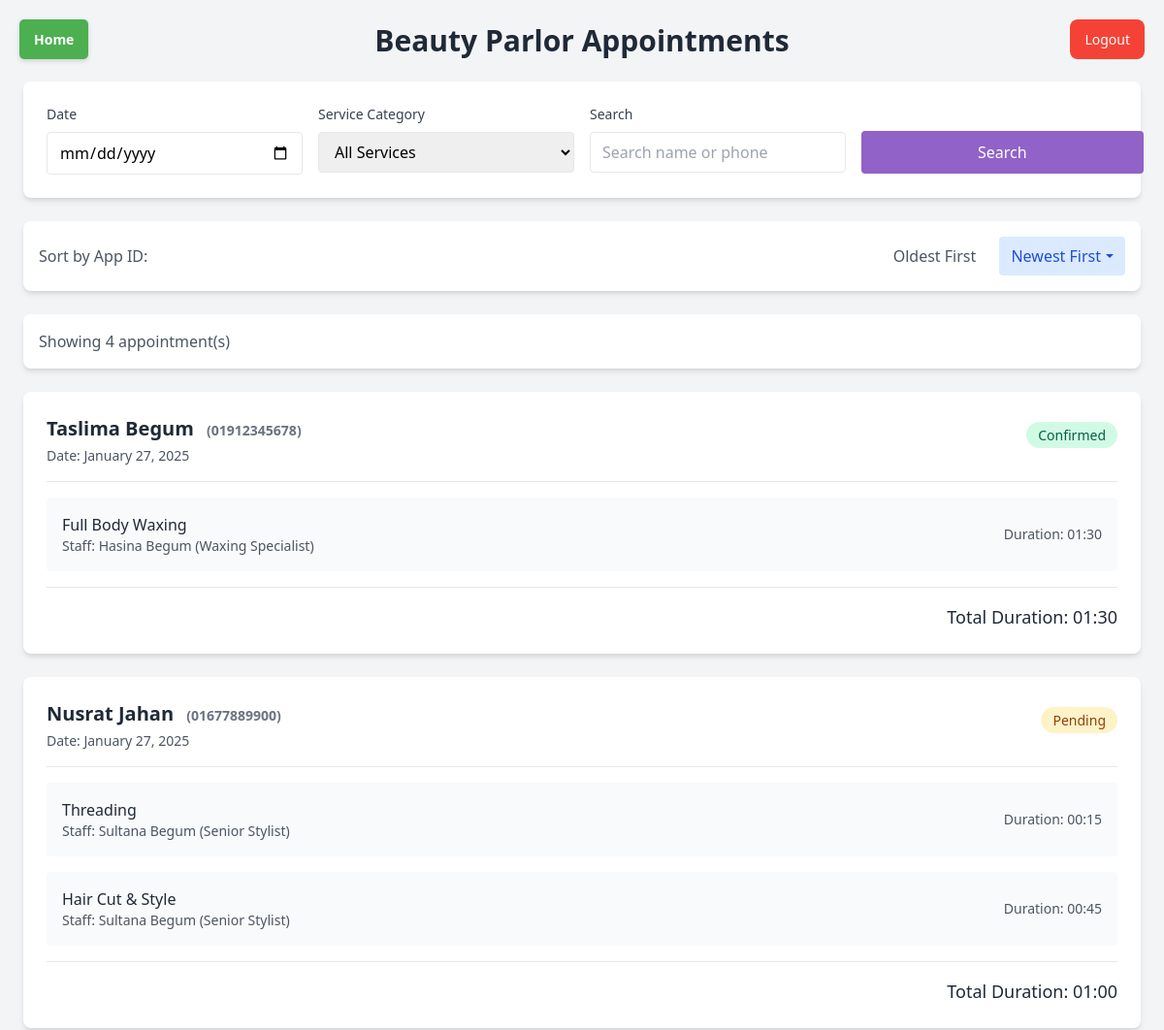
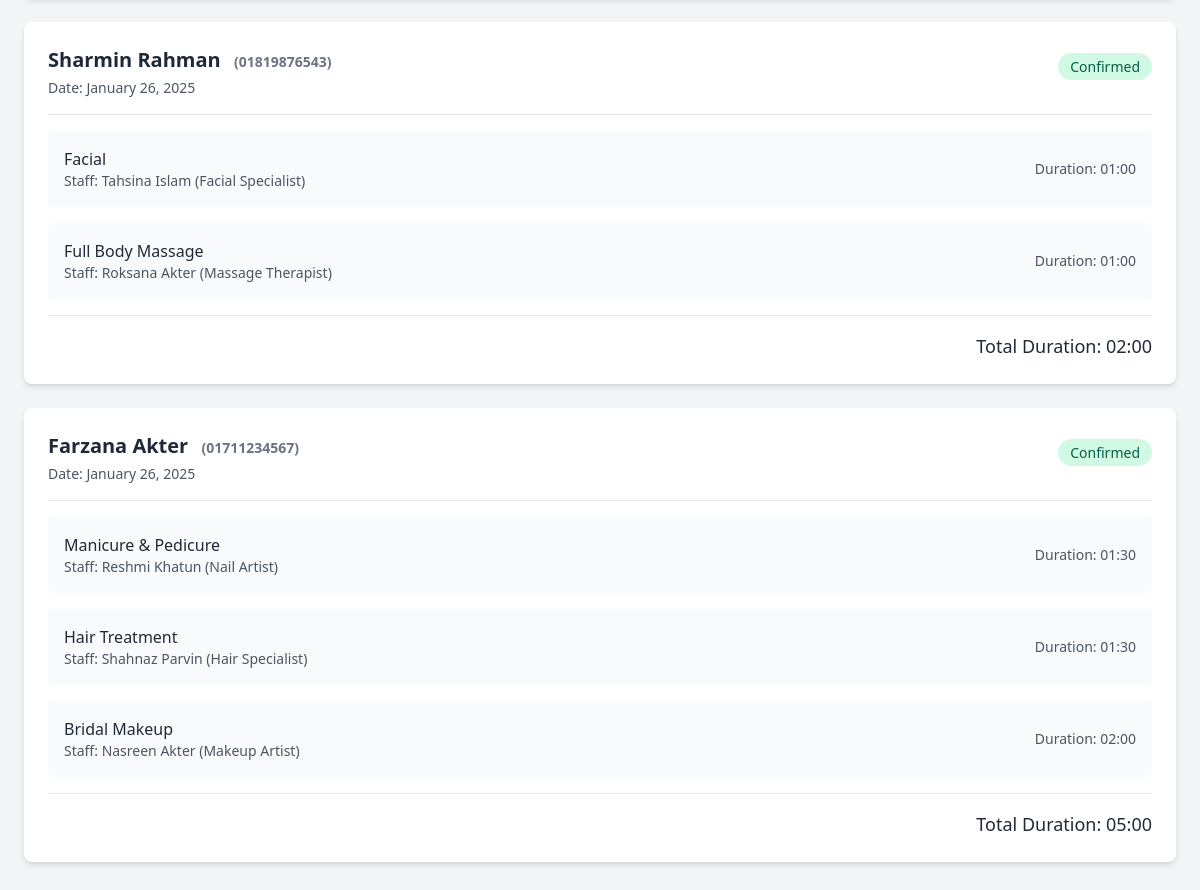
Page /re_appointment.php on the committed database (2 pictures, top to bottom).
### tables this page shows
CREATE TABLE appointment (
    app_id VARCHAR(10) PRIMARY KEY,
    app_date DATE,
    cust_id VARCHAR(10),
    FOREIGN KEY (cust_id) REFERENCES customer(cust_id) ON DELETE CASCADE ON UPDATE CASCADE
);

CREATE TABLE customer (
    cust_id VARCHAR(10) PRIMARY KEY,
    cust_name VARCHAR(100),
    cust_phone VARCHAR(15),
    cust_mail VARCHAR(100),
    cust_loc VARCHAR(150)
);

### re_appointment.php (the view, shortened to what this page needs)
<?php
$conn = new mysqli("localhost", "root", "", "beauty_parlor");
$date = isset($_GET['date']) && !empty($_GET['date']) ? $_GET['date'] : null;
$search_term = isset($_GET['search_term']) ? $_GET['search_term'] : '';
$sort_order = isset($_GET['sort']) ? $_GET['sort'] : 'DESC';
$query = "
    SELECT DISTINCT
        a.app_id,
        c.cust_name,
        c.cust_phone,
        s.sname as service_name,
        s.sduration as service_duration,
        st.staff_name,
        st.staff_role,
        ad.status,
        ad.app_date,
        TIME_FORMAT(s.sduration, '%H:%i') as formatted_duration
    FROM appointment a
    JOIN customer c ON a.cust_id = c.cust_id
    JOIN appointment_services aps ON a.app_id = aps.app_id
    JOIN services s ON aps.sid = s.sid
    JOIN staff st ON aps.staff_id = st.staff_id
    JOIN appointment_details ad ON a.app_id = ad.app_id
    WHERE 1=1";
$query .= " ORDER BY a.app_id " . ($sort_order === 'ASC' ? 'ASC' : 'DESC');
$stmt = $conn->prepare($query);
$stmt->execute();
$result = $stmt->get_result();
$appointments = [];
while ($row = $result->fetch_assoc()) {
    $app_id = $row['app_id'];
    if (!isset($appointments[$app_id])) {
        $appointments[$app_id] = [
            'customer_name' => $row['cust_name'],
            'customer_phone' => $row['cust_phone'],
            'status' => $row['status'],
            'app_date' => $row['app_date'],
            'services' => [],
            'total_duration' => 0
        ];
    }
    $appointments[$app_id]['services'][] = [
        'service_name' => $row['service_name'],
        'staff_name' => $row['staff_name'],
        'staff_role' => $row['staff_role'],
        'duration' => $row['formatted_duration']
    ];
    $duration_parts = explode(':', $row['service_duration']);
    $minutes = $duration_parts[0] * 60 + $duration_parts[1];
    $appointments[$app_id]['total_duration'] += $minutes;
}
?>
<!DOCTYPE html>
<html lang="en">
<head>
    <link href="https://cdnjs.cloudflare.com/ajax/libs/tailwindcss/2.2.19/tailwind.min.css" rel="stylesheet">
</head>
<body class="bg-gray-100 p-6">
    <div class="max-w-7xl mx-auto">
        <div class="mb-6">
            <h1 class="text-3xl font-bold text-gray-800 mb-6 text-center">Beauty Parlor Appointments</h1>
            <a href="receptionist_dashboard.php" class="home">Home</a>
            <a href="logout.php" class="logout">Logout</a>
            <div class="bg-white rounded-lg shadow-md p-6 mb-6">
                <form method="GET" class="grid grid-cols-1 md:grid-cols-4 gap-4">
                    <div>
                        <label class="block text-sm font-medium text-gray-700 mb-2">Date</label>
                        <input type="date" name="date" value="<?php echo $date; ?>"
                               class="w-full border rounded px-3 py-2">
                    </div>
                    <div>
                        <label class="block text-sm font-medium text-gray-700 mb-2">Service Category</label>
                        <select name="service_category" class="w-full border rounded px-3 py-2">
                            <option value="">All Services</option>
                        </select>
                    </div>
                    <div>
                        <label class="block text-sm font-medium text-gray-700 mb-2">Search</label>
                        <input type="text" name="search_term" value="<?php echo htmlspecialchars($search_term); ?>"
                               placeholder="Search name or phone"
                               class="w-full border rounded px-3 py-2">
                    </div>
                    <div class="flex items-end">
                        <button type="submit"
                                class="search-btn">
                            Search
                        </button>
                    </div>
                </form>
            </div>
            <div class="bg-white rounded-lg shadow-md p-4 mb-6">
                <div class="flex justify-between items-center">
                    <div class="text-gray-600">
                        Sort by App ID:
                    </div>
                    <div>
                        <?php
                        $params = $_GET;
                        $params['sort'] = 'ASC';
                        $asc_url = '?' . http_build_query($params);
                        $params['sort'] = 'DESC';
                        $desc_url = '?' . http_build_query($params);
                        ?>
                        <a href="<?php echo $asc_url; ?>"
                           class="inline-flex items-center px-3 py-2 rounded <?php echo $sort_order === 'ASC' ? 'bg-blue-100 text-blue-700' : 'text-gray-600 hover:bg-gray-100'; ?>">
                            Oldest First
                        </a>
                        <a href="<?php echo $desc_url; ?>"
                           class="inline-flex items-center px-3 py-2 rounded ml-2 <?php echo $sort_order === 'DESC' ? 'bg-blue-100 text-blue-700' : 'text-gray-600 hover:bg-gray-100'; ?>">
                            Newest First
                            <?php if ($sort_order === 'DESC'): ?>
                                <span class="sort-arrow down ml-1"></span>
                            <?php endif; ?>
                        </a>
                    </div>
                </div>
            </div>
            <div class="bg-white rounded-lg shadow-md p-4 mb-6">
                <div class="text-gray-600">
                    Showing <?php echo count($appointments); ?> appointment(s)
                </div>
            </div>
            <?php if (empty($appointments)): ?>
                <div class="bg-yellow-100 border-l-4 border-yellow-500 text-yellow-700 p-4">
                    No appointments found for the selected criteria.
                </div>
            <?php else: ?>
                <?php foreach ($appointments as $app_id => $appointment): ?>
                    <div class="bg-white rounded-lg shadow-md mb-6 p-6">
                        <div class="border-b pb-4 mb-4">
                            <div class="flex justify-between items-start">
                                <div>
                                    <h2 class="text-xl font-semibold text-gray-800">
                                        <?php echo htmlspecialchars($appointment['customer_name']); ?>
                                        <span class="text-sm text-gray-500 ml-2">
                                            (<?php echo htmlspecialchars($appointment['customer_phone']); ?>)
                                        </span>
                                    </h2>
                                    <p class="text-sm text-gray-600 mt-1">
                                        Date: <?php echo date('F j, Y', strtotime($appointment['app_date'])); ?>
                                    </p>
                                </div>
                                <div class="mt-2">
                                    <span class="px-3 py-1 rounded-full text-sm
                                        <?php
                                            switch($appointment['status']) {
                                                case 'Confirmed':
                                                    echo 'bg-green-100 text-green-800';
                                                    break;
                                                case 'Pending':
                                                    echo 'bg-yellow-100 text-yellow-800';
                                                    break;
                                            }
                                        ?>">
                                        <?php echo $appointment['status']; ?>
                                    </span>
                                </div>
                            </div>
                        </div>
                        <div class="space-y-4">
                            <?php foreach ($appointment['services'] as $service): ?>
                                <div class="flex items-center justify-between bg-gray-50 p-4 rounded">
                                    <div>
                                        <h3 class="font-medium text-gray-800">
                                            <?php echo htmlspecialchars($service['service_name']); ?>
                                        </h3>
                                        <p class="text-sm text-gray-600">
                                            Staff: <?php echo htmlspecialchars($service['staff_name']); ?>
                                            (<?php echo htmlspecialchars($service['staff_role']); ?>)
                                        </p>
                                    </div>
                                    <div class="text-right">
                                        <p class="text-sm font-medium text-gray-600">
                                            Duration: <?php echo $service['duration']; ?>
                                        </p>
                                    </div>
                                </div>
                            <?php endforeach; ?>
                            <div class="mt-4 pt-4 border-t">
                                <p class="text-right text-lg font-medium text-gray-800">
                                    Total Duration:
                                    <?php
                                    $hours = floor($appointment['total_duration'] / 60);
                                    $minutes = $appointment['total_duration'] % 60;
                                    echo sprintf("%02d:%02d", $hours, $minutes);
                                    ?>
                                </p>
                            </div>
                        </div>
                    </div>
                <?php endforeach; ?>
            <?php endif; ?>
        </div>
    </div>
</body>
</html>

### re_appointment.php (style rules this page uses)
.sort-arrow { display: inline-block; width: 0; height: 0; margin-left: 5px; vertical-align: middle; }
.sort-arrow.down { border-left: 4px solid transparent; border-right: 4px solid transparent; border-top: 4px solid currentColor; }
.logout { position: absolute; top: 20px; right: 20px; padding: 10px 15px; background-color: #f44336; color: white; text-decoration: none; border-radius: 8px; font-size: 14px; transition: background-color 0.3s; }
.home { position: absolute; top: 20px; left: 20px; padding: 10px 15px; background-color: #4CAF50; color: white; text-decoration: none; border-radius: 5px; font-size: 14px; font-weight: bold; transition: background-color 0.3s ease, transform 0.3s ease; box-shadow: 0 2px 5px rgba(0, 0, 0, 0.15); }
.search-btn { padding: 10px 120px; background-color: rgb(145, 98, 199); color: white; border: none; border-radius: 4px; font-size: 16px; cursor: pointer; transition: background-color 0.3s; margin-top: 25px; align-self: center; }

### rows in the picture
appointment: cust.cust_name "Taslima Begum", cust.cust_phone "01912345678", app_date "January 27, 2025", status "Confirmed", service_name "Full Body Waxing", staff_name "Hasina Begum", staff_role "Waxing Specialist", duration "01:30", hours "01", minutes "30"
appointment: service_name "Threading", staff_name "Sultana Begum", staff_role "Senior Stylist", duration "00:15", service_name "Hair Cut & Style", duration "00:45"
appointment: service_name "Facial", staff_name "Tahsina Islam", staff_role "Facial Specialist", duration "01:00", service_name "Full Body Massage", staff_name "Roksana Akter", staff_role "Massage Therapist"
appointment: service_name "Manicure & Pedicure", staff_name "Reshmi Khatun", staff_role "Nail Artist", duration "01:30", service_name "Hair Treatment", staff_name "Shahnaz Parvin", staff_role "Hair Specialist", service_name "Bridal Makeup", staff_name "Nasreen Akter", staff_role "Makeup Artist", duration "02:00"

### other values in the picture
count($appointments) "4"
$appointment['customer_name'] "Nusrat Jahan"
$appointment['customer_phone'] "01677889900"
date('F j, Y', strtotime($appointment['app_date'])) "January 27, 2025"
$appointment['status'] "Pending"
$hours "01"
$minutes "00"
$appointment['customer_name'] "Sharmin Rahman"
$appointment['customer_phone'] "01819876543"
date('F j, Y', strtotime($appointment['app_date'])) "January 26, 2025"
$appointment['status'] "Confirmed"
$hours "02"
$appointment['customer_name'] "Farzana Akter"
$appointment['customer_phone'] "01711234567"
$hours "05"
